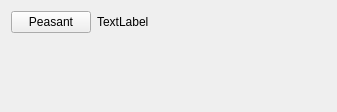
<?xml version="1.0" encoding="UTF-8"?>
<ui version="4.0">
 <class>HumanTownHallUI</class>
 <widget class="QWidget" name="HumanTownHallUI">
  <property name="enabled">
   <bool>true</bool>
  </property>
  <property name="geometry">
   <rect>
    <x>0</x>
    <y>0</y>
    <width>337</width>
    <height>112</height>
   </rect>
  </property>
  <property name="windowTitle">
   <string>Form</string>
  </property>
  <layout class="QFormLayout" name="formLayout">
   <property name="labelAlignment">
    <set>Qt::AlignRight|Qt::AlignTrailing|Qt::AlignVCenter</set>
   </property>
   <property name="formAlignment">
    <set>Qt::AlignRight|Qt::AlignTop|Qt::AlignTrailing</set>
   </property>
   <item row="1" column="1">
    <widget class="QLabel" name="count">
     <property name="text">
      <string>TextLabel</string>
     </property>
    </widget>
   </item>
   <item row="1" column="0">
    <widget class="QPushButton" name="peasantButton">
     <property name="text">
      <string>Peasant</string>
     </property>
    </widget>
   </item>
  </layout>
 </widget>
 <resources/>
 <connections/>
</ui>
